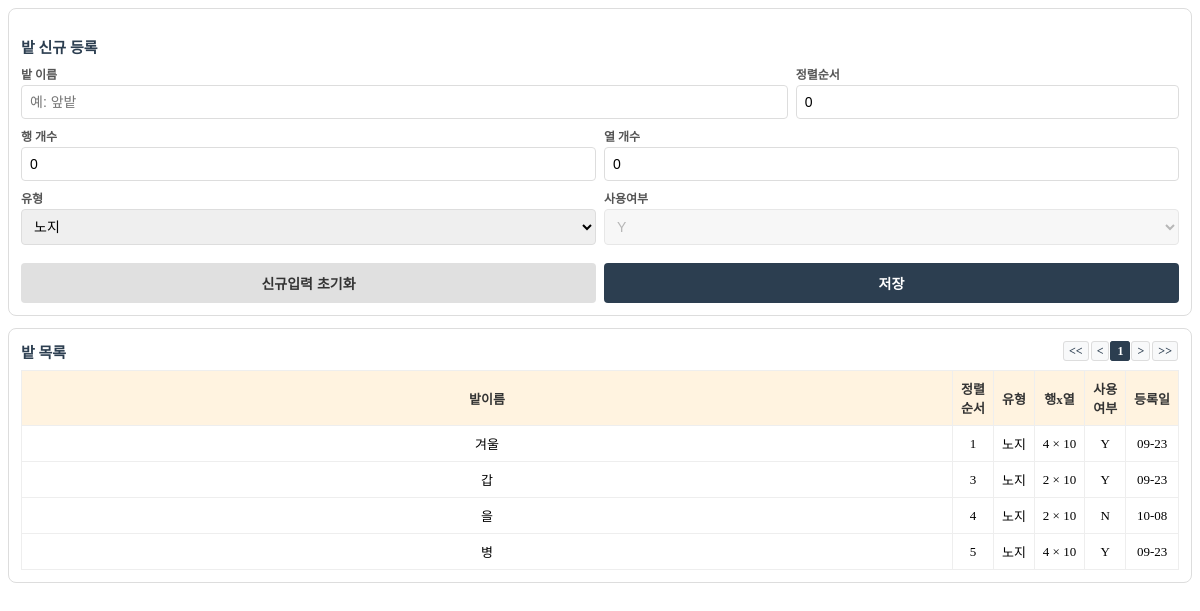
The app's page /farmSet.php with its own data.
### tables this page shows
CREATE TABLE `farms` (
  `farm_id` int(11) NOT NULL AUTO_INCREMENT COMMENT '밭ID',
  `farm_name` varchar(100) NOT NULL COMMENT '밭이름',
  `row_count` int(11) NOT NULL DEFAULT 0 COMMENT '행갯수',
  `col_count` int(11) NOT NULL DEFAULT 0 COMMENT '열갯수',
  `farm_type` enum('노지','하우스') NOT NULL DEFAULT '노지' COMMENT '유형(노지,하우스)',
  `created_at` datetime DEFAULT current_timestamp() COMMENT '등록일시',
  `use_yn` char(1) NOT NULL DEFAULT 'Y' COMMENT '사용 여부',
  `sort_order` int(11) NOT NULL DEFAULT 0 COMMENT '정렬순서',
  PRIMARY KEY (`farm_id`)
);

### farmSet.php (the view, shortened to what this page needs)
<?php
require_once __DIR__ . '/db_connect.php';
$limit = 10;
$page = isset($_GET['page']) ? intval($_GET['page']) : 1;
$offset = ($page - 1) * $limit;
$countStmt = $pdo->query("SELECT COUNT(*) FROM farms ");
$totalRows = $countStmt->fetchColumn();
$totalPages = ceil($totalRows / $limit);
$stmt = $pdo->prepare("SELECT * FROM farms ORDER BY sort_order ASC, farm_id DESC LIMIT :limit OFFSET :offset");
$stmt->bindValue(':limit', $limit, PDO::PARAM_INT);
$stmt->bindValue(':offset', $offset, PDO::PARAM_INT);
$stmt->execute();
$farms = $stmt->fetchAll();
?>
<!DOCTYPE html>
<html lang="ko">
<head>
</head>
<body>
    <div class="farm-set-wrapper">
        <div class="form-box">
            <h3 id="form-title">밭 신규 등록</h3>
            <form id="farmForm" method="POST">
                <div style="display: flex; gap: 8px;">
                    <div class="input-group" style="flex:2;">
                        <label for="farm_name">밭 이름</label>
                        <input type="text" id="farm_name" name="farm_name" required placeholder="예: 앞밭">
                    </div>
                    <div class="input-group" style="flex:1;">
                        <label for="sort_order">정렬순서</label>
                        <input type="number" id="sort_order" name="sort_order" value="0" min="0" oninput="this.value = this.value.replace(/[^0-9]/g, '');">
                    </div>
                </div>
                <div style="display: flex; gap: 8px;">
                    <div class="input-group" style="flex:1;">
                        <label for="row_count">행 개수</label>
                        <input type="number" id="row_count" name="row_count" value="0" min="0">
                    </div>
                    <div class="input-group" style="flex:1;">
                        <label for="col_count">열 개수</label>
                        <input type="number" id="col_count" name="col_count" value="0" min="0">
                    </div>
                </div>
                <div style="display: flex; gap: 8px;">
                    <div class="input-group" style="flex:1;">
                        <label for="farm_type">유형</label>
                        <select id="farm_type" name="farm_type">
                            <option value="노지">노지</option>
                        </select>
                    </div>
                    <div class="input-group" style="flex:1;">
                        <label for="use_yn">사용여부</label>
                        <select id="use_yn" name="use_yn" disabled>
                            <option value="Y">Y</option>
                        </select>
                    </div>
                </div>
                <div class="form-actions">
                    <button type="button" class="btn-reset" onclick="resetForm()">신규입력 초기화</button>
                    <button type="submit" id="submit-btn" class="btn-submit">저장</button>
                </div>
            </form>
        </div>
        <div class="list-box">
            <div class="list-header">
                <h3>밭 목록</h3>
                <div class="pagination">
                    <?php
                    $prevBlock = max(1, $page - 1);
                    echo '<a href="#" onclick="loadPage(\'farmSet.php?page=1\', \'밭 설정\'); return false;"><<</a>';
                    echo '<a href="#" onclick="loadPage(\'farmSet.php?page=' . $prevBlock . '\', \'밭 설정\'); return false;"><</a>';
                    for ($i = 1; $i <= $totalPages; $i++) {
                        if ($i == $page) {
                            echo '<span class="active">' . $i . '</span>';
                        } else {
                            echo '<a href="#" onclick="loadPage(\'farmSet.php?page=' . $i . '\', \'밭 설정\'); return false;">' . $i . '</a>';
                        }
                    }
                    $nextBlock = min($totalPages, $page + 1);
                    echo '<a href="#" onclick="loadPage(\'farmSet.php?page=' . $nextBlock . '\', \'밭 설정\'); return false;">></a>';
                    echo '<a href="#" onclick="loadPage(\'farmSet.php?page=' . $totalPages . '\', \'밭 설정\'); return false;">>></a>';
                    ?>
                </div>
            </div>
            <table class="farm-table">
                <thead>
                    <tr>
                        <th class="col-name">밭이름</th>
                        <th class="col-fit">정렬<br>순서</th>
                        <th class="col-fit">유형</th>
                        <th class="col-fit">행x열</th>
                        <th class="col-fit">사용<br>여부</th>
                        <th class="col-fit">등록일</th>
                    </tr>
                </thead>
                <tbody>
                    <?php if (empty($farms)): ?>
                        <tr><td colspan="6" style="color:#888; padding: 15px;">등록된 밭이 없습니다.</td></tr>
                    <?php else: ?>
                        <?php foreach ($farms as $farm): ?>
                            <tr onclick="selectFarm(<?php echo htmlspecialchars(json_encode($farm), ENT_QUOTES, 'UTF-8'); ?>)">
                                <td class="col-name"><?php echo htmlspecialchars($farm['farm_name']); ?></td>
                                <td class="col-fit"><?php echo htmlspecialchars($farm['sort_order'] ?? '0'); ?></td>
                                <td class="col-fit"><?php echo htmlspecialchars($farm['farm_type']); ?></td>
                                <td class="col-fit"><?php echo $farm['row_count'] . ' × ' . $farm['col_count']; ?></td>
                                <td class="col-fit"><?php echo htmlspecialchars($farm['use_yn'] ?? 'Y'); ?></td>
                                <td class="col-fit"><?php echo date('m-d', strtotime($farm['created_at'])); ?></td>
                            </tr>
                        <?php endforeach; ?>
                    <?php endif; ?>
                </tbody>
            </table>
        </div>
    </div>
</body>
</html>

### farmSet.php (style rules this page uses)
.farm-set-wrapper { display: flex; flex-direction: column; height: 100%; gap: 12px; }
.form-box, .list-box { flex: 1; border: 1px solid #ddd; border-radius: 8px; padding: 12px; background: #fff; overflow-y: auto; }
.form-box h3 { font-size: 15px; margin-bottom: 8px; color: #2c3e50; }
.list-header { display: flex; justify-content: space-between; align-items: center; margin-bottom: 8px; }
.list-header h3 { font-size: 15px; color: #2c3e50; margin: 0; }
.pagination { font-size: 12px; font-weight: bold; }
.pagination a { color: #2c3e50; text-decoration: none; padding: 2px 5px; margin: 0 1px; border: 1px solid #ddd; border-radius: 3px; background: #f8f9fa; }
.pagination span.active { color: #fff; background: #2c3e50; padding: 2px 6px; border-radius: 3px; border: 1px solid #2c3e50; }
.input-group { margin-bottom: 8px; }
.input-group label { display: block; font-size: 12px; color: #555; margin-bottom: 2px; font-weight: bold; }
.input-group input, .input-group select { width: 100%; padding: 8px; border: 1px solid #ddd; border-radius: 4px; font-size: 14px; box-sizing: border-box; }
.input-group select:disabled { background-color: #f5f5f5; color: #999; cursor: not-allowed; }
.form-actions { display: flex; gap: 8px; margin-top: 10px; }
.form-actions button { flex: 1; padding: 10px; border: none; border-radius: 4px; font-weight: bold; cursor: pointer; font-size: 14px; }
.btn-submit { background-color: #2c3e50; color: white; }
.btn-reset { background-color: #e0e0e0; color: #333; }
.farm-table { width: 100%; border-collapse: collapse; font-size: 13px; }
.farm-table th, .farm-table td { border: 1px solid #eee; padding: 8px; text-align: center; }
.farm-table th { background-color: #fff3e0; color: #333; }
.farm-table tr { cursor: pointer; }
.col-fit { width: 1%; white-space: nowrap; }

### records on screen
farms: farm_name "겨울", sort_order "1", farm_type "노지", row_count "4", col_count "10", use_yn "Y", created_at "09-23"
farms: farm_name "갑", sort_order "3", farm_type "노지", row_count "2", col_count "10", use_yn "Y", created_at "09-23"
farms: farm_name "을", sort_order "4", farm_type "노지", row_count "2", col_count "10", use_yn "N", created_at "10-08"
farms: farm_name "병", sort_order "5", farm_type "노지", row_count "4", col_count "10", use_yn "Y", created_at "09-23"
